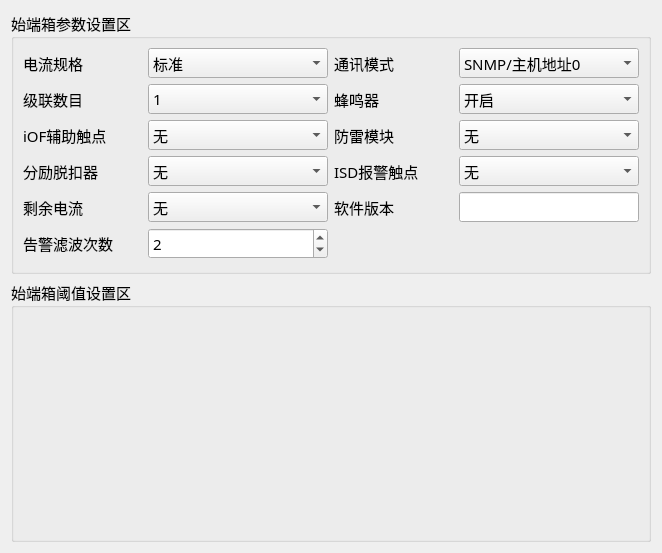
<?xml version="1.0" encoding="UTF-8"?>
<ui version="4.0">
 <class>Set_IpWid</class>
 <widget class="QWidget" name="Set_IpWid">
  <property name="geometry">
   <rect>
    <x>0</x>
    <y>0</y>
    <width>662</width>
    <height>553</height>
   </rect>
  </property>
  <property name="windowTitle">
   <string>Form</string>
  </property>
  <layout class="QVBoxLayout" name="verticalLayout">
   <item>
    <widget class="QGroupBox" name="groupBox_2">
     <property name="font">
      <font>
       <family>微软雅黑</family>
       <pointsize>11</pointsize>
      </font>
     </property>
     <property name="title">
      <string>始端箱参数设置区</string>
     </property>
     <layout class="QGridLayout" name="gridLayout">
      <item row="0" column="1">
       <widget class="QComboBox" name="curTypeBox">
        <property name="minimumSize">
         <size>
          <width>120</width>
          <height>30</height>
         </size>
        </property>
        <item>
         <property name="text">
          <string>标准</string>
         </property>
        </item>
        <item>
         <property name="text">
          <string>250 A</string>
         </property>
        </item>
        <item>
         <property name="text">
          <string>400 A</string>
         </property>
        </item>
        <item>
         <property name="text">
          <string>600 A</string>
         </property>
        </item>
        <item>
         <property name="text">
          <string>800 A</string>
         </property>
        </item>
       </widget>
      </item>
      <item row="0" column="2">
       <widget class="QLabel" name="label_4">
        <property name="text">
         <string>通讯模式</string>
        </property>
        <property name="alignment">
         <set>Qt::AlignLeading|Qt::AlignLeft|Qt::AlignVCenter</set>
        </property>
       </widget>
      </item>
      <item row="3" column="3">
       <widget class="QComboBox" name="lightningBox">
        <property name="minimumSize">
         <size>
          <width>120</width>
          <height>30</height>
         </size>
        </property>
        <item>
         <property name="text">
          <string>无</string>
         </property>
        </item>
        <item>
         <property name="text">
          <string>配有</string>
         </property>
        </item>
       </widget>
      </item>
      <item row="3" column="2">
       <widget class="QLabel" name="label_3">
        <property name="text">
         <string>防雷模块</string>
        </property>
        <property name="alignment">
         <set>Qt::AlignLeading|Qt::AlignLeft|Qt::AlignVCenter</set>
        </property>
       </widget>
      </item>
      <item row="2" column="3">
       <widget class="QComboBox" name="buzzerBox">
        <property name="minimumSize">
         <size>
          <width>120</width>
          <height>30</height>
         </size>
        </property>
        <item>
         <property name="text">
          <string>开启</string>
         </property>
        </item>
        <item>
         <property name="text">
          <string>关闭</string>
         </property>
        </item>
       </widget>
      </item>
      <item row="0" column="0">
       <widget class="QLabel" name="label_12">
        <property name="text">
         <string>电流规格</string>
        </property>
        <property name="alignment">
         <set>Qt::AlignLeading|Qt::AlignLeft|Qt::AlignVCenter</set>
        </property>
       </widget>
      </item>
      <item row="4" column="2">
       <widget class="QLabel" name="label_9">
        <property name="text">
         <string>ISD报警触点</string>
        </property>
        <property name="alignment">
         <set>Qt::AlignLeading|Qt::AlignLeft|Qt::AlignVCenter</set>
        </property>
       </widget>
      </item>
      <item row="4" column="3">
       <widget class="QComboBox" name="ISDBox">
        <property name="minimumSize">
         <size>
          <width>120</width>
          <height>30</height>
         </size>
        </property>
        <item>
         <property name="text">
          <string>无</string>
         </property>
        </item>
        <item>
         <property name="text">
          <string>配有</string>
         </property>
        </item>
       </widget>
      </item>
      <item row="2" column="2">
       <widget class="QLabel" name="label_2">
        <property name="text">
         <string>蜂鸣器</string>
        </property>
        <property name="alignment">
         <set>Qt::AlignLeading|Qt::AlignLeft|Qt::AlignVCenter</set>
        </property>
       </widget>
      </item>
      <item row="2" column="1">
       <widget class="QComboBox" name="numBox">
        <property name="minimumSize">
         <size>
          <width>120</width>
          <height>30</height>
         </size>
        </property>
        <item>
         <property name="text">
          <string>1</string>
         </property>
        </item>
        <item>
         <property name="text">
          <string>2</string>
         </property>
        </item>
        <item>
         <property name="text">
          <string>3</string>
         </property>
        </item>
        <item>
         <property name="text">
          <string>4</string>
         </property>
        </item>
        <item>
         <property name="text">
          <string>5</string>
         </property>
        </item>
        <item>
         <property name="text">
          <string>6</string>
         </property>
        </item>
        <item>
         <property name="text">
          <string>7</string>
         </property>
        </item>
        <item>
         <property name="text">
          <string>8</string>
         </property>
        </item>
        <item>
         <property name="text">
          <string>9</string>
         </property>
        </item>
        <item>
         <property name="text">
          <string>10</string>
         </property>
        </item>
        <item>
         <property name="text">
          <string>11</string>
         </property>
        </item>
        <item>
         <property name="text">
          <string>12</string>
         </property>
        </item>
        <item>
         <property name="text">
          <string>13</string>
         </property>
        </item>
        <item>
         <property name="text">
          <string>14</string>
         </property>
        </item>
        <item>
         <property name="text">
          <string>15</string>
         </property>
        </item>
        <item>
         <property name="text">
          <string>16</string>
         </property>
        </item>
        <item>
         <property name="text">
          <string>17</string>
         </property>
        </item>
        <item>
         <property name="text">
          <string>18</string>
         </property>
        </item>
        <item>
         <property name="text">
          <string>19</string>
         </property>
        </item>
        <item>
         <property name="text">
          <string>20</string>
         </property>
        </item>
       </widget>
      </item>
      <item row="2" column="0">
       <widget class="QLabel" name="label_7">
        <property name="text">
         <string>级联数目</string>
        </property>
        <property name="alignment">
         <set>Qt::AlignLeading|Qt::AlignLeft|Qt::AlignVCenter</set>
        </property>
       </widget>
      </item>
      <item row="0" column="3">
       <widget class="QComboBox" name="modeBox">
        <property name="minimumSize">
         <size>
          <width>120</width>
          <height>30</height>
         </size>
        </property>
        <item>
         <property name="text">
          <string>SNMP/主机地址0</string>
         </property>
        </item>
        <item>
         <property name="text">
          <string>Modbus/主机地址1</string>
         </property>
        </item>
       </widget>
      </item>
      <item row="3" column="0">
       <widget class="QLabel" name="label_11">
        <property name="text">
         <string>iOF辅助触点</string>
        </property>
        <property name="alignment">
         <set>Qt::AlignLeading|Qt::AlignLeft|Qt::AlignVCenter</set>
        </property>
       </widget>
      </item>
      <item row="3" column="1">
       <widget class="QComboBox" name="iOFBox">
        <property name="minimumSize">
         <size>
          <width>120</width>
          <height>30</height>
         </size>
        </property>
        <item>
         <property name="text">
          <string>无</string>
         </property>
        </item>
        <item>
         <property name="text">
          <string>配有</string>
         </property>
        </item>
       </widget>
      </item>
      <item row="4" column="0">
       <widget class="QLabel" name="label_13">
        <property name="sizePolicy">
         <sizepolicy hsizetype="Preferred" vsizetype="Preferred">
          <horstretch>0</horstretch>
          <verstretch>0</verstretch>
         </sizepolicy>
        </property>
        <property name="text">
         <string>分励脱扣器</string>
        </property>
        <property name="alignment">
         <set>Qt::AlignLeading|Qt::AlignLeft|Qt::AlignVCenter</set>
        </property>
       </widget>
      </item>
      <item row="4" column="1">
       <widget class="QComboBox" name="shuntBox">
        <property name="minimumSize">
         <size>
          <width>120</width>
          <height>30</height>
         </size>
        </property>
        <item>
         <property name="text">
          <string>无</string>
         </property>
        </item>
        <item>
         <property name="text">
          <string>配有</string>
         </property>
        </item>
       </widget>
      </item>
      <item row="5" column="0">
       <widget class="QLabel" name="label_14">
        <property name="text">
         <string>剩余电流</string>
        </property>
        <property name="alignment">
         <set>Qt::AlignLeading|Qt::AlignLeft|Qt::AlignVCenter</set>
        </property>
       </widget>
      </item>
      <item row="5" column="1">
       <widget class="QComboBox" name="residualBox">
        <property name="minimumSize">
         <size>
          <width>120</width>
          <height>30</height>
         </size>
        </property>
        <item>
         <property name="text">
          <string>无</string>
         </property>
        </item>
        <item>
         <property name="text">
          <string>配有</string>
         </property>
        </item>
       </widget>
      </item>
      <item row="5" column="3">
       <widget class="QLineEdit" name="verlineEdit">
        <property name="sizePolicy">
         <sizepolicy hsizetype="Fixed" vsizetype="Fixed">
          <horstretch>0</horstretch>
          <verstretch>0</verstretch>
         </sizepolicy>
        </property>
        <property name="minimumSize">
         <size>
          <width>180</width>
          <height>0</height>
         </size>
        </property>
        <property name="maximumSize">
         <size>
          <width>180</width>
          <height>16777215</height>
         </size>
        </property>
       </widget>
      </item>
      <item row="5" column="2">
       <widget class="QLabel" name="label_15">
        <property name="sizePolicy">
         <sizepolicy hsizetype="Preferred" vsizetype="Preferred">
          <horstretch>0</horstretch>
          <verstretch>0</verstretch>
         </sizepolicy>
        </property>
        <property name="minimumSize">
         <size>
          <width>0</width>
          <height>30</height>
         </size>
        </property>
        <property name="maximumSize">
         <size>
          <width>16777215</width>
          <height>30</height>
         </size>
        </property>
        <property name="text">
         <string>软件版本</string>
        </property>
        <property name="alignment">
         <set>Qt::AlignLeading|Qt::AlignLeft|Qt::AlignVCenter</set>
        </property>
       </widget>
      </item>
      <item row="10" column="0">
       <widget class="QLabel" name="label_8">
        <property name="text">
         <string>告警滤波次数</string>
        </property>
        <property name="alignment">
         <set>Qt::AlignLeading|Qt::AlignLeft|Qt::AlignVCenter</set>
        </property>
       </widget>
      </item>
      <item row="10" column="1">
       <widget class="QSpinBox" name="filterspinBox">
        <property name="sizePolicy">
         <sizepolicy hsizetype="Fixed" vsizetype="Fixed">
          <horstretch>0</horstretch>
          <verstretch>0</verstretch>
         </sizepolicy>
        </property>
        <property name="minimumSize">
         <size>
          <width>180</width>
          <height>0</height>
         </size>
        </property>
        <property name="maximumSize">
         <size>
          <width>180</width>
          <height>16777215</height>
         </size>
        </property>
        <property name="value">
         <number>2</number>
        </property>
       </widget>
      </item>
     </layout>
    </widget>
   </item>
   <item>
    <widget class="QGroupBox" name="groupBox">
     <property name="minimumSize">
      <size>
       <width>420</width>
       <height>0</height>
      </size>
     </property>
     <property name="font">
      <font>
       <family>微软雅黑</family>
       <pointsize>11</pointsize>
      </font>
     </property>
     <property name="title">
      <string>始端箱阈值设置区</string>
     </property>
    </widget>
   </item>
  </layout>
 </widget>
 <resources/>
 <connections/>
</ui>
